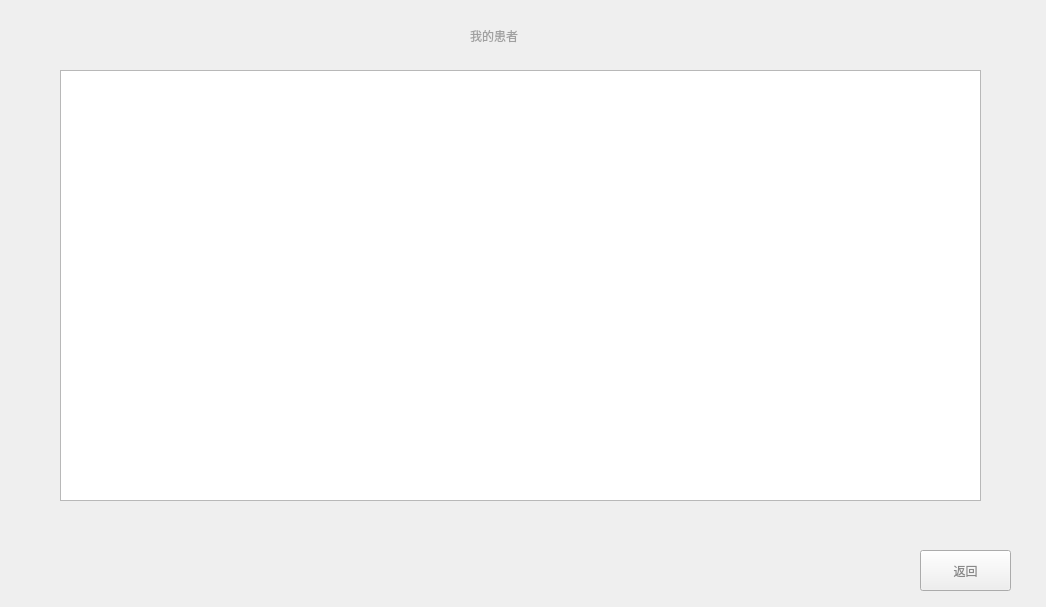
<?xml version="1.0" encoding="UTF-8"?>
<ui version="4.0">
 <class>Form</class>
 <widget class="QWidget" name="Form">
  <property name="geometry">
   <rect>
    <x>0</x>
    <y>0</y>
    <width>1046</width>
    <height>607</height>
   </rect>
  </property>
  <property name="windowTitle">
   <string>Form</string>
  </property>
  <widget class="QTableView" name="tableView">
   <property name="geometry">
    <rect>
     <x>60</x>
     <y>70</y>
     <width>921</width>
     <height>431</height>
    </rect>
   </property>
   <property name="font">
    <font>
     <weight>75</weight>
     <bold>true</bold>
    </font>
   </property>
  </widget>
  <widget class="QLabel" name="label_5">
   <property name="geometry">
    <rect>
     <x>470</x>
     <y>10</y>
     <width>91</width>
     <height>51</height>
    </rect>
   </property>
   <property name="palette">
    <palette>
     <active>
      <colorrole role="WindowText">
       <brush brushstyle="SolidPattern">
        <color alpha="255">
         <red>160</red>
         <green>160</green>
         <blue>160</blue>
        </color>
       </brush>
      </colorrole>
     </active>
     <inactive>
      <colorrole role="WindowText">
       <brush brushstyle="SolidPattern">
        <color alpha="255">
         <red>160</red>
         <green>160</green>
         <blue>160</blue>
        </color>
       </brush>
      </colorrole>
     </inactive>
     <disabled>
      <colorrole role="WindowText">
       <brush brushstyle="SolidPattern">
        <color alpha="255">
         <red>120</red>
         <green>120</green>
         <blue>120</blue>
        </color>
       </brush>
      </colorrole>
     </disabled>
    </palette>
   </property>
   <property name="styleSheet">
    <string notr="true">font: 25 16pt &quot;Raleway ExtraLight&quot;;</string>
   </property>
   <property name="text">
    <string>我的患者</string>
   </property>
  </widget>
  <widget class="QPushButton" name="pushButton_6">
   <property name="geometry">
    <rect>
     <x>920</x>
     <y>550</y>
     <width>91</width>
     <height>41</height>
    </rect>
   </property>
   <property name="palette">
    <palette>
     <active>
      <colorrole role="WindowText">
       <brush brushstyle="SolidPattern">
        <color alpha="255">
         <red>136</red>
         <green>136</green>
         <blue>136</blue>
        </color>
       </brush>
      </colorrole>
      <colorrole role="ButtonText">
       <brush brushstyle="SolidPattern">
        <color alpha="255">
         <red>136</red>
         <green>136</green>
         <blue>136</blue>
        </color>
       </brush>
      </colorrole>
     </active>
     <inactive>
      <colorrole role="WindowText">
       <brush brushstyle="SolidPattern">
        <color alpha="255">
         <red>136</red>
         <green>136</green>
         <blue>136</blue>
        </color>
       </brush>
      </colorrole>
      <colorrole role="ButtonText">
       <brush brushstyle="SolidPattern">
        <color alpha="255">
         <red>136</red>
         <green>136</green>
         <blue>136</blue>
        </color>
       </brush>
      </colorrole>
     </inactive>
     <disabled>
      <colorrole role="WindowText">
       <brush brushstyle="SolidPattern">
        <color alpha="255">
         <red>120</red>
         <green>120</green>
         <blue>120</blue>
        </color>
       </brush>
      </colorrole>
      <colorrole role="ButtonText">
       <brush brushstyle="SolidPattern">
        <color alpha="255">
         <red>120</red>
         <green>120</green>
         <blue>120</blue>
        </color>
       </brush>
      </colorrole>
     </disabled>
    </palette>
   </property>
   <property name="styleSheet">
    <string notr="true">font: 25 14pt &quot;Raleway ExtraLight&quot;;</string>
   </property>
   <property name="text">
    <string>返回</string>
   </property>
  </widget>
 </widget>
 <resources/>
 <connections/>
</ui>
